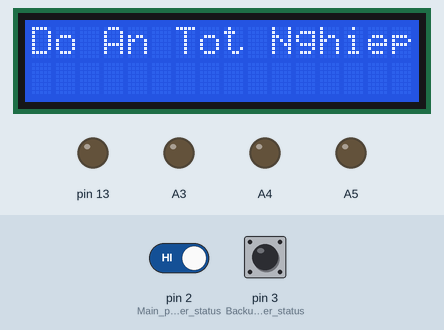
A sketch run on a simulated Arduino Uno, built with avr-gcc and run on an emulated ATmega328P. Shown: 16×2 character LCD, output pins drawn as LEDs (lit = HIGH). Inputs (shaded band) come from the test bench; at power-on: pin 2 (Main_power_status) HIGH, pin 3 (Backup_Power_status) HIGH.

Above: at 0.1 s.
2.3 s: pin 2 (Main_power_status) driven LOW
At 2.8 s:
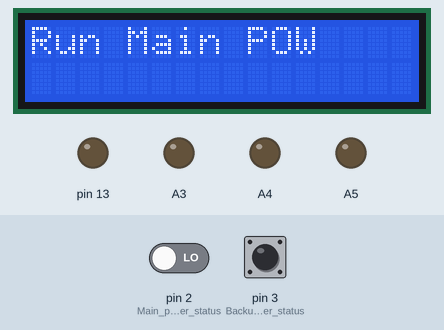
At 3.4 s:
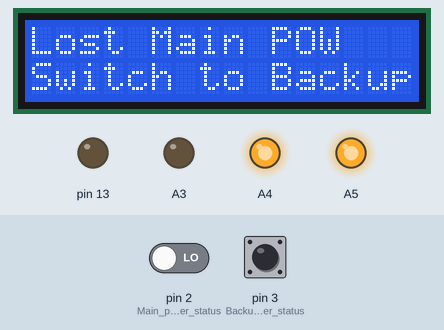
Timing chart, 0 to 5.3 s (numbered marks = the images above; inputs shaded):
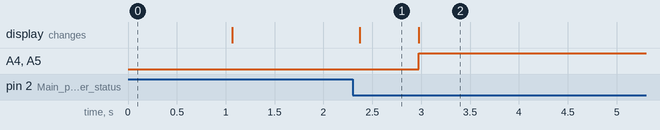

The sketch:

switch_power.ino
```cpp
#include <LiquidCrystal.h>

LiquidCrystal lcd(12,11,10,9,8,7,6);


void SwitchPower(uint8_t var)
{
  if(var==1)
  {
    digitalWrite(A5,1);
    digitalWrite(A4,1);
  }
  else
  {
    digitalWrite(A5,0);
    digitalWrite(A4,0);
  }
}

void setup() {
  // put your setup code here, to run once:
  pinMode(A5,OUTPUT);
  pinMode(A4,OUTPUT);
  pinMode(A3,OUTPUT);
  pinMode(13,OUTPUT);
  digitalWrite(13,0);
  pinMode(3,INPUT); // Backup Power status
  pinMode(2,INPUT); // Main power status
  lcd.begin(16, 2);
  lcd.setCursor(0, 0);
  lcd.print("Do An Tot Nghiep");
  delay(1000);
  lcd.clear();
}

int lost_pwr,backup_ready,check=0;
void loop() {
  // put your main code here, to run repeatedly:
 if((digitalRead(2) == 0)&&(lost_pwr==0)) //lost power
 {
  int i=0;
  while (digitalRead(2) == 0)
  {
    i++;
    delay(100);
    if(i>5)
    {
      lost_pwr=1;
      check=0;
      lcd.setCursor(0, 0);
      lcd.print("Lost Main POW");
      break;
    }
  }
 }
 else if(digitalRead(2) == 1)
 {
  int j=0;
  while(digitalRead(2) == 1)
  {
    j++;
    delay(100);
  }
  if(j>10)
  {
    lost_pwr=0;
    SwitchPower(0);// back to main power
    lcd.setCursor(0, 0);
    lcd.print("Run Main POW");
    lcd.setCursor(0, 1);
    lcd.print("                ");
  }
 }


 if((lost_pwr==1)&&(check==0))
 {
  SwitchPower(1); //switch power to backup power
  lcd.setCursor(0, 1);
  lcd.print("Switch to Backup");
  if(digitalRead(3) == 0)
  {
    delay(500);
    if(digitalRead(3) == 0) // lost backup power
    {
      lcd.setCursor(0, 1);
      lcd.print("Kick Start PSU");
      digitalWrite(A3,1) ; // kick start power backup
      delay(2000);
      digitalWrite(A3,0) ;
    }
    delay(200);
    if(digitalRead(3) == 0)  // can not start
     {
      lcd.setCursor(0, 1);
      lcd.print("PSU fail     ");
      for(int i=0; i<5; i++)
      {
      digitalWrite(13,1) ; //
      delay(200);
      digitalWrite(13,0) ; // alarm
      delay(200);
      }
     }

  }
  check=1;
 }


}
```

Measured:
- after the input at 2.3 s, A4, A5: LOW → HIGH after 0.67 s; the display: changes after 0.07 s (image 1)
- what the display in image 1 shows lasts 0.6 s, from 2.4 s to 3.0 s
